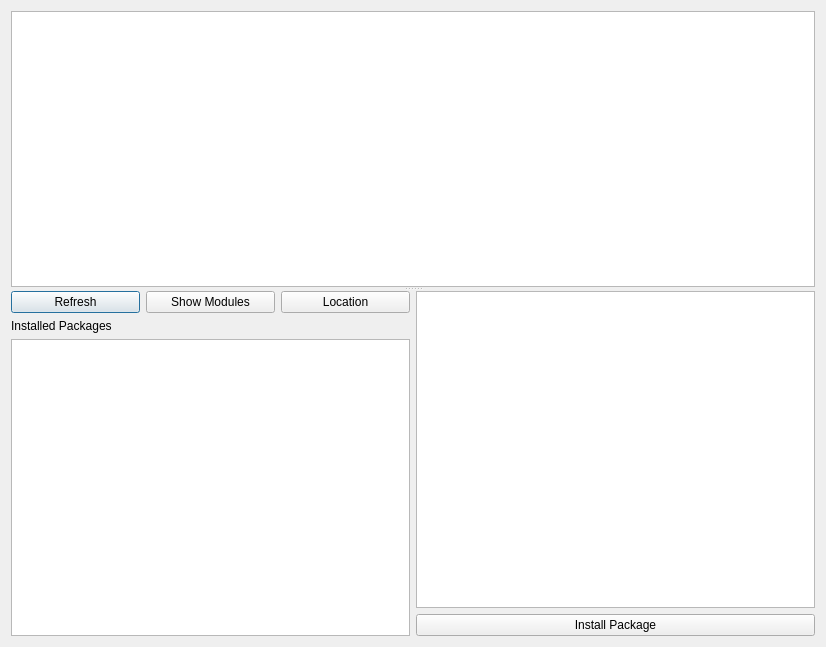
<?xml version="1.0" encoding="UTF-8"?>
<ui version="4.0">
 <class>PythonModuleManagerDialogBase</class>
 <widget class="QDialog" name="PythonModuleManagerDialogBase">
  <property name="geometry">
   <rect>
    <x>0</x>
    <y>0</y>
    <width>826</width>
    <height>647</height>
   </rect>
  </property>
  <property name="windowTitle">
   <string>Python Module Manager</string>
  </property>
  <layout class="QGridLayout" name="gridLayout">
   <item row="0" column="0">
    <widget class="QSplitter" name="splitter">
     <property name="orientation">
      <enum>Qt::Vertical</enum>
     </property>
     <widget class="QWidget" name="verticalLayoutWidget">
      <layout class="QVBoxLayout" name="verticalLayout_3">
       <item>
        <widget class="QTextEdit" name="myTextEditLog"/>
       </item>
      </layout>
     </widget>
     <widget class="QWidget" name="">
      <layout class="QVBoxLayout" name="verticalLayout">
       <item>
        <layout class="QVBoxLayout" name="verticalLayout_2">
         <item>
          <layout class="QHBoxLayout" name="horizontalLayout">
           <item>
            <layout class="QVBoxLayout" name="verticalLayout_4">
             <item>
              <layout class="QHBoxLayout" name="horizontalLayout_2">
               <item>
                <widget class="QPushButton" name="myPushButton2">
                 <property name="text">
                  <string>Refresh</string>
                 </property>
                </widget>
               </item>
               <item>
                <widget class="QPushButton" name="myPushButton1">
                 <property name="text">
                  <string>Show Modules</string>
                 </property>
                </widget>
               </item>
               <item>
                <widget class="QPushButton" name="myPushButton4">
                 <property name="text">
                  <string>Location</string>
                 </property>
                </widget>
               </item>
              </layout>
             </item>
             <item>
              <widget class="QLabel" name="myLabel1">
               <property name="text">
                <string>Installed Packages</string>
               </property>
              </widget>
             </item>
             <item>
              <widget class="QListWidget" name="myListWidget"/>
             </item>
            </layout>
           </item>
           <item>
            <layout class="QVBoxLayout" name="verticalLayout_5">
             <item>
              <widget class="QTextEdit" name="myTextEdit">
               <property name="sizePolicy">
                <sizepolicy hsizetype="Expanding" vsizetype="Minimum">
                 <horstretch>0</horstretch>
                 <verstretch>0</verstretch>
                </sizepolicy>
               </property>
              </widget>
             </item>
             <item>
              <widget class="QPushButton" name="myPushButton3">
               <property name="text">
                <string>Install Package</string>
               </property>
              </widget>
             </item>
            </layout>
           </item>
          </layout>
         </item>
        </layout>
       </item>
      </layout>
     </widget>
    </widget>
   </item>
  </layout>
 </widget>
 <resources/>
 <connections/>
</ui>
